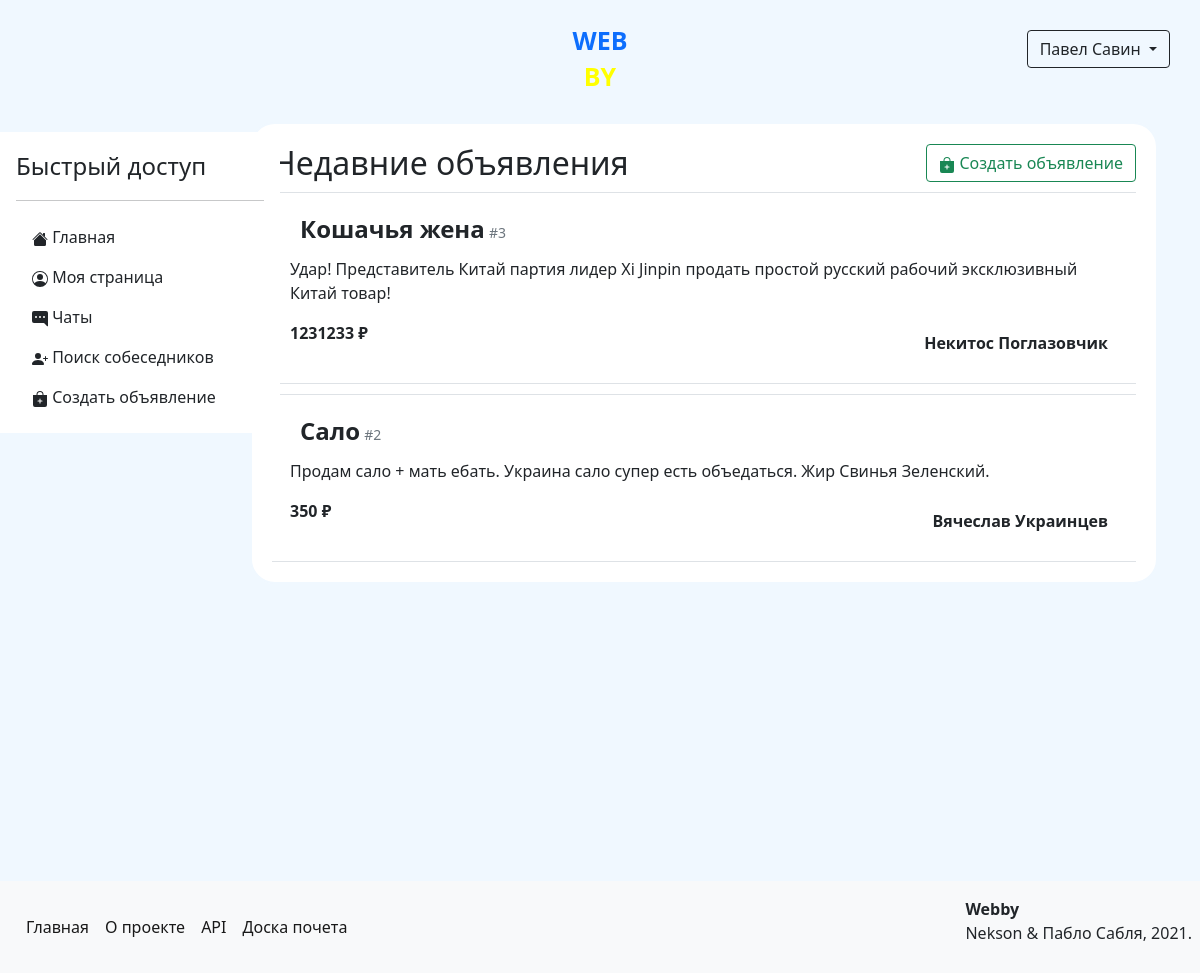
Page / (signed in) on the earlier database version.
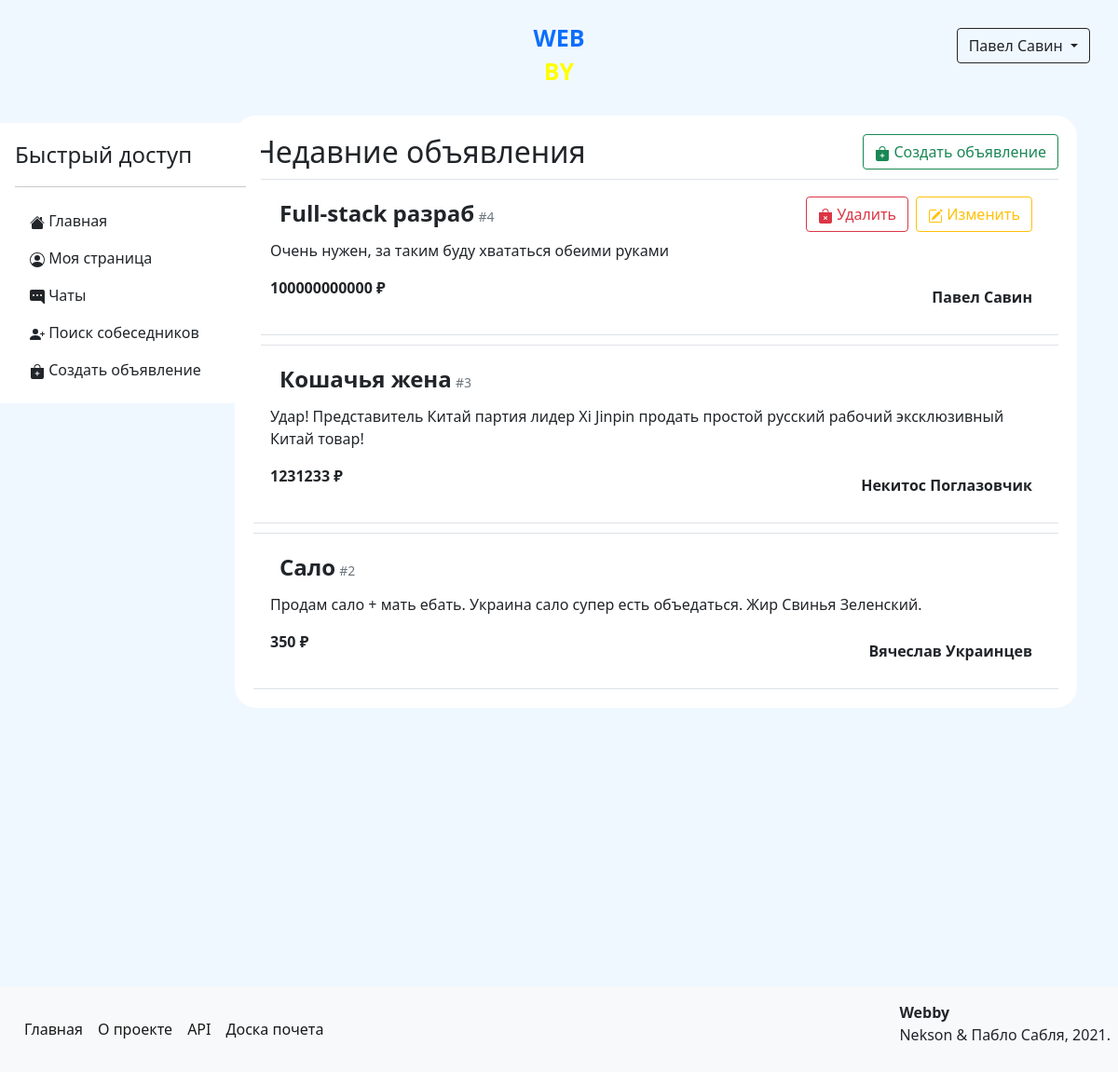
Same page on the later database version.
### data/models/advertisements.py (models this page shows, shortened)
class Advertisement(SqlAlchemyBase, SerializerMixin):
    __tablename__ = 'advertisements'
    serialize_rules = ('-author.email', '-author.rating', '-author.hashed_password', '-author.registration_time',
                       '-author.admin', '-author.interests')
    id = Column(Integer, primary_key=True, autoincrement=True)
    title = Column(String)
    author_id = Column(Integer, ForeignKey('users.id'))
    created_at = Column(DateTime, default=datetime.now)
    price = Column(Integer)
    content_id = Column(Integer, ForeignKey('contents.id'))
    author = relationship('User', back_populates='advertisements')
    content = relationship('Content')
    interests = relationship('Interest', secondary='advertisements_to_interests', backref='advertisements')

### data/models/content.py (models this page shows)
class Content(SqlAlchemyBase, SerializerMixin):
    __tablename__ = 'contents'
    id = Column(Integer, autoincrement=True, primary_key=True)
    content = Column(Text)

### data/models/user.py (models this page shows, shortened)
class User(SqlAlchemyBase, UserMixin, SerializerMixin):
    __tablename__ = 'users'
    serialize_rules = ('-advertisements',)
    id = Column(Integer, autoincrement=True, primary_key=True)
    name = Column(Unicode)
    surname = Column(Unicode)
    birthday = Column(DateTime)
    email = Column(String, unique=True)
    phone_number = Column(String, unique=True)
    hashed_password = Column(String)
    registration_time = Column(DateTime, default=datetime.now)
    rating = Column(Integer, default=0)
    rank_id = Column(Integer, ForeignKey('ranks.id'))
    admin = Column(Boolean, default=0)
    advertisements = relationship('Advertisement', back_populates='author')
    interests = relationship('Interest', secondary='users_to_interests', backref='users')
    rank = relationship('Rank')

### main.py (the view)
@app.route('/')
def index():
    if not current_user.is_authenticated:
        return redirect('/info')
    session = create_session()
    advertisements = session.query(Advertisement).all()[::-1][:6]
    return render_template('actual_ads.html', ads=advertisements)

### data/db_session.py (called while the page is built)
def create_session() -> Session:
    global __factory
    return __factory()

### main.py (called while the page is built)
@login_manager.user_loader
def load_user(user_id):
    session = create_session()
    return session.query(User).get(user_id)

### templates/actual_ads.html (shortened to what this page needs)
{% extends "base.html" %}
{% block content %}
    <form>
        <div class="clearfix">
            <h2 class="float-right d-inline">Недавние объявления</h2>
            <a href="/advertisements/create" class="btn btn-outline-success float-end">
                Создать объявление
            </a>
        </div>
        {% for ad in ads %}
            <div class="p-2 border-top border-bottom">
                <div class="clearfix">
                    <div>
                        <span>
                            <b class="fs-4">{{ ad.title }}</b>
                            <small class="text-secondary">#{{ ad.id }}</small>
                        </span>
                        {% if current_user == ad.author %}
                            <a href="/advertisements/{{ ad.id }}/edit" class="btn btn-outline-warning float-end">
                                Изменить
                            </a>
                            <a href="/advertisements/{{ ad.id }}/delete" class="btn btn-outline-danger me-2 float-end">
                                Удалить
                            </a>
                        {% endif %}
                    </div>
                    <p>{{ ad.content.content }}</p>
                    <b>{{ ad.price }} ₽</b>
                    <div class="float-end">
                        <a href="/profile/{{ ad.author.id }}" class="text-reset"><b>{{ ad.author.name }} {{ ad.author.surname }}</b></a>
                    </div>
                </div>
            </div>
        {% endfor %}
    </form>
{% endblock %}

Differences in the rows shown:
added Advertisement: title "Full-stack разраб", id "4", content.content "Очень нужен, за таким буду хвататься обеими руками", price "100000000000", author.name "Павел", author.surname "Савин"
